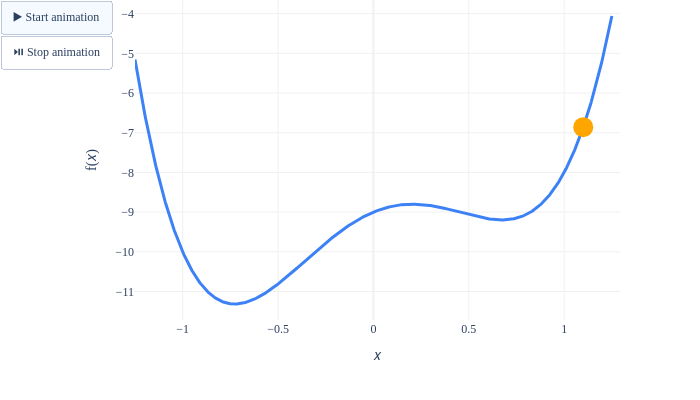

The code cell stored with this chart in its notebook:
### Markdown cell above
Uh oh: the algorithm gets trapped in a local minimum that isn't the global minimum! From its perspective, local and global minima are the same, in that they have derivatives of 0. **Gradient descent doesn't seem well-suited for functions with multiple local minima.**

What if we try a different step size?

**Initial guess = $1.1$, step size = $0.1$**

### Code cell
minimizing_animation(x0=1.1, alpha=0.1)

### Figure 1 — Plotly figure (JSON) as saved in the notebook; plotly's stock layout.template omitted (floating-point values rounded to 4 significant figures; data arrays with more than 128 entries replaced by an {"elided": "..."} marker saying what was removed)
{"data": [{"hovertemplate": "x=%{x}<br>y=%{y}<extra></extra>", "legendgroup": "", "line": {"color": "#3d81f6", "dash": "solid", "shape": "linear", "width": 3}, "marker": {"symbol": "circle"}, "mode": "lines", "name": "", "orientation": "v", "showlegend": false, "type": "scatter", "x": {"elided": "1000 float values"}, "xaxis": "x", "y": {"elided": "1000 float values"}, "yaxis": "y"}, {"marker": {"color": "orange", "size": 20}, "showlegend": false, "type": "scatter", "x": [1.1], "y": [-6.86]}], "layout": {"font": {"family": "Palatino, serif"}, "height": 400, "margin": {"t": 0}, "paper_bgcolor": "white", "plot_bgcolor": "white", "updatemenus": [{"buttons": [{"args": [null], "label": "▶️ Start animation", "method": "animate"}, {"args": [[], {"frame": {"duration": 0, "redraw": false}, "fromcurrent": true, "mode": "next"}], "label": "⏯️ Stop animation", "method": "animate", "visible": true}], "type": "buttons"}], "width": 700, "xaxis": {"anchor": "y", "domain": [0, 1], "gridcolor": "#f0f0f0", "tickcolor": "#f0f0f0", "title": {"text": "𝑥"}, "zerolinecolor": "#f0f0f0"}, "yaxis": {"anchor": "x", "domain": [0, 1], "gridcolor": "#f0f0f0", "tickcolor": "#f0f0f0", "title": {"text": "f(𝑥)"}, "zerolinecolor": "#f0f0f0"}}}
